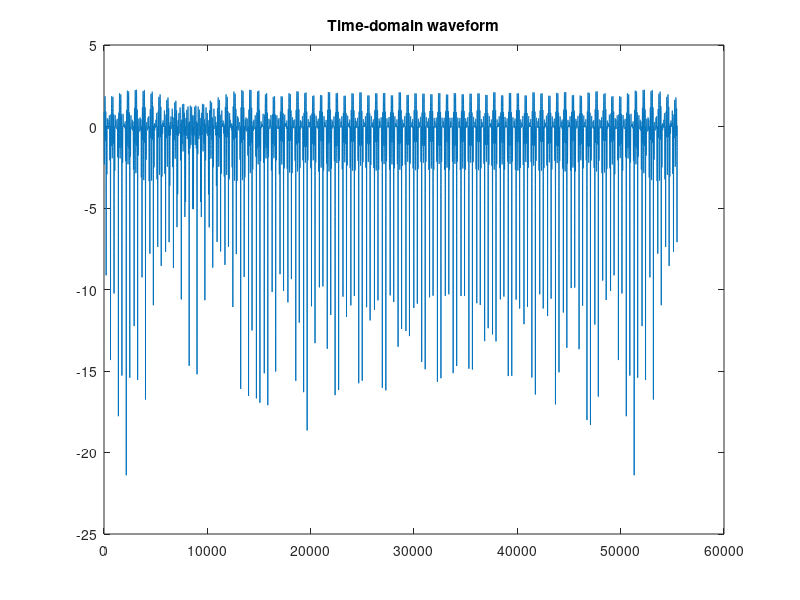
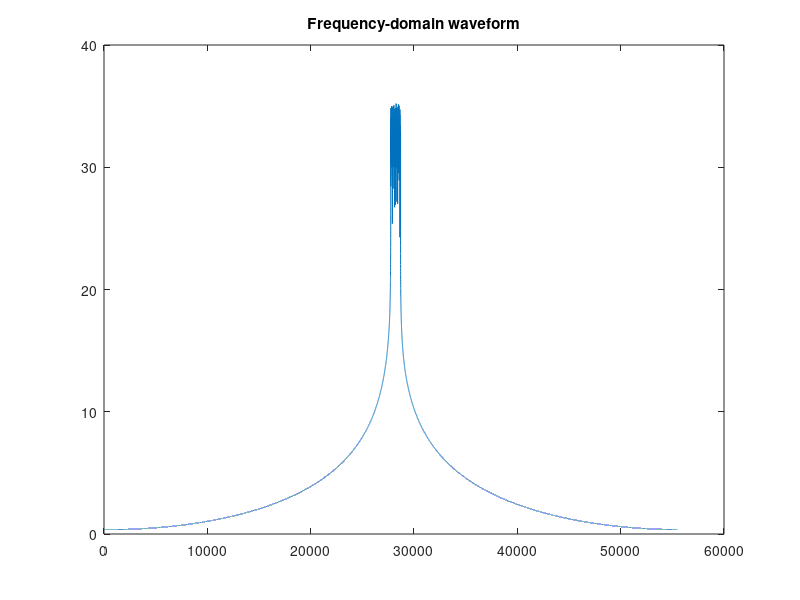

These figures' MATLAB source, in order: (Note: this script raises an error after producing the figures.)
% this is a 5G PRACH format 0 transmission
L=839;

% this is number of samples per bin, floor(L/Ncs) gives the number of cyclic shifts, see below
Ncs=26;
% this is the FFT size for the generation/reception of PRACH
N=49152;
% this is the length of the cyclic prefix for PRACH
Ncp=6336;


% 6-bit data messages for 3 transmitters / UEs
preamble_index1=63;
preamble_index2=31;
preamble_index3=11;

% up to 6 Zadoff-Chu root sequences for this format
utab=[129 710 140 699 120 719];
% number of cyclic shifts
nshifts = floor(L/Ncs)
% number of Zadoff-Chu sequences required
nseq = ceil(64/nshifts)

% index of the preamble sequence to use
uind1=floor(preamble_index1/nshifts)
uind2=floor(preamble_index2/nshifts)
uind3=floor(preamble_index3/nshifts)
% index of cyclic shift to use
nuind1=rem(preamble_index1,nshifts)
nuind2=rem(preamble_index2,nshifts)
nuind3=rem(preamble_index3,nshifts)
if (uind1>=length(utab) || uind2>=length(utab) || uind3>=length(utab)) 
  fprintf("ERROR tab length %d : %d %d %d",length(utab),uind1,uind1,uind3) 
end

% These are the Zadoff-Chu Sequence generators (time-domain) 
% for the 3 transmitters
xu1 = exp(-j*pi*utab(1+uind1)*(0:838).*(1:839)/839);
xu2 = exp(-j*pi*utab(1+uind2)*(0:838).*(1:839)/839);
xu3 = exp(-j*pi*utab(1+uind3)*(0:838).*(1:839)/839);

% implement cyclic-shifts
% Note we do this in the time-domain and then do an 839-point fft here in MATLAB
% This is not usually done in practice because of the complexity of the FFT (i.e. a large prime number)
% There is a way to compute the Fourier transform directly and then perform the cyclic shift by a multiplication of a phasor in the frequency-domain.

xuv1 = xu1; 
xuv2 = xu2;
xuv3 = xu3;
for (n=0:838)
  xuv1(n+1) = xu1(1+rem(n+(Ncs*nuind1),839));
  yuv1 = fft(xuv1);
  xuv2(n+1) = xu2(1+rem(n+(Ncs*nuind2),839));
  yuv2 = fft(xuv2);
  xuv3(n+1) = xu3(1+rem(n+(Ncs*nuind3),839));
  yuv3 = fft(xuv3);
end

% put the PRACH in the lowest frequency (positive) subcarriers starting at carrier 7
Xuv1 = zeros(1,49152);
Xuv1(7+(1:839)) = yuv1;
Xuv2 = zeros(1,49152);
Xuv2(7+(1:839)) = yuv2;
Xuv3 = zeros(1,49152);
Xuv3(7+(1:839)) = yuv3;

% bring to time-domain
xuv1_49152 = ifft(Xuv1);
xuv2_49152 = ifft(Xuv2);
xuv3_49152 = ifft(Xuv3);

% add cyclic prefix
xuv1_49152 = [xuv1_49152((49152-6335):end) xuv1_49152];
xuv2_49152 = [xuv2_49152((49152-6335):end) xuv2_49152];
xuv3_49152 = [xuv3_49152((49152-6335):end) xuv3_49152];

% normalizes the transmit signal to unit-energy
xuv1_49152 = xuv1_49152/sqrt(sum(abs(xuv1_49152).^2)/length(xuv1_49152));
en1=mean(abs(xuv1_49152).^2)
xuv2_49152 = xuv2_49152/sqrt(sum(abs(xuv2_49152).^2)/length(xuv2_49152));
en2=mean(abs(xuv2_49152).^2)
xuv3_49152 = xuv3_49152/sqrt(sum(abs(xuv3_49152).^2)/length(xuv3_49152));
en3=mean(abs(xuv3_49152).^2)

% Plot the time-domain and frequency-domain waveform (xuv1)
figure(1)
plot(10*log10(abs(xuv1_49152))), title('Time-domain waveform')

figure(2)
plot(10*log10(abs(fftshift(fft(xuv1_49152))))), title('Frequency-domain waveform')

% Question: What can you say regarding the frequency span (approximately how many PRBs does this waveform occupy
%The frequemcy span is calculated below in Hz
span = length(find(10*log10(abs(fftshift(fft(xuv1_49152))))>25));
%The number of PRBs are given by
size_PRB = 12*30; % since mu is 1 we have 12 subcarriers * 30
PRBs = round(span/size_PRB); % 3

% simulate time-delay
delay1=300;
delay2=140;
delay3=40;
delaymax = 1+max([delay1 delay2 delay3]);
xuv1_49152 = [zeros(1,delay1) xuv1_49152 zeros(1,delaymax-delay1)];
xuv2_49152 = [zeros(1,delay2) xuv2_49152 zeros(1,delaymax-delay2)];
xuv3_49152 = [zeros(1,delay3) xuv3_49152 zeros(1,delaymax-delay3)];

SNR=0;
snr=10.^(.1*SNR);
noise1 = sqrt(.5/snr)*(randn(1,length(xuv1_49152))+sqrt(-1)*randn(1,length(xuv1_49152)));
noise2 = sqrt(.5/snr)*(randn(1,length(xuv1_49152))+sqrt(-1)*randn(1,length(xuv1_49152)));
rxsig1_justnoise = xuv1_49152 + noise1;
rxsig2_justnoise = xuv1_49152 + xuv2_49152 + xuv3_49152 + noise2;

% do TDL-C channel generation
fs=61.44e6;
SCS=30e3;
DS=300e-9;

H=get_tdl(fs,SCS,[0:105],DS,'tdlc');
H2 = zeros(1,2048);
halflength =53*12;
H2((2048-(halflength-1)):2048) = H(1:halflength);
H2(1:halflength) = H(halflength+(1:halflength));
h1 = ifft(H2)*sqrt(2048);

H=get_tdl(fs,SCS,[0:105],DS,'tdlc');
H2 = zeros(1,2048);
halflength =53*12;
H2((2048-(halflength-1)):2048) = H(1:halflength);
H2(1:halflength) = H(halflength+(1:halflength));
h2 = ifft(H2)*sqrt(2048);

H=get_tdl(fs,SCS,[0:105],DS,'tdlc');
H2 = zeros(1,2048);
halflength =53*12;
H2((2048-(halflength-1)):2048) = H(1:halflength);
H2(1:halflength) = H(halflength+(1:halflength));
h3 = ifft(H2)*sqrt(2048);

rxsig3_noiseandchannel = conv(h1,xuv1_49152);
rxsig3_noiseandchannel = rxsig3_noiseandchannel + sqrt(.5/snr)*(randn(1,length(rxsig3_noiseandchannel))+sqrt(-1)*randn(1,length(rxsig3_noiseandchannel)));

rxsig4_noiseandchannel = conv(h1,xuv1_49152) + conv(h2,xuv2_49152) + conv(h3,xuv3_49152);
rxsig4_noiseandchannel = rxsig4_noiseandchannel + sqrt(.5/snr)*(randn(1,length(rxsig4_noiseandchannel))+sqrt(-1)*randn(1,length(rxsig4_noiseandchannel)));



% What to do now
% a) implement the receiver using a frequency-domain correlation using the Zadoff-Chu sequences generation method as above

%https://www.rfwireless-world.com/5G/5G-NR-Zadoff-chu-sequence.html
%https://se.mathworks.com/help/lte/ug/synchronization-signals-pss-and-sss.html
X_uv = [ exp(-j*pi*utab(1)*(0:L-1).*(1:L)/L); exp(-j*pi*utab(2)*(0:L-1).*(1:L)/L); ]; %Channel, utab(1) and utab(2) because nseq=2

%% Rxsig1
%close all
rxsig1_remove_prefix = rxsig1_justnoise(Ncp + 1 : N); %Removing prefix (Ncp=6336)
rxsig1_fft = fft(rxsig1_remove_prefix,N); %N-point fft
rxsig1_freq_cut = rxsig1_fft((7+(1:L))); % k bar is 7

X1_uv_freq = fft(X_uv(1,:), L); %First column of X_uv (with utab(1))
X2_uv_freq = fft(X_uv(2,:), L); %Second column of X_uv (with utab(2))

rxsig1_freq_corr1 = rxsig1_freq_cut.*conj(X1_uv_freq); %Correlated in frequency domain with the first column of the channel
rxsig1_freq_corr2 = rxsig1_freq_cut.*conj(X2_uv_freq); %Correlated in frequency domain with the second column of the channel

rxsig1_time1 = ifft(rxsig1_freq_corr1,L); % inverse fourier transform
rxsig1_time2 = ifft(rxsig1_freq_corr2,L); % inverse fourier transform

figure(3)
plot(abs(rxsig1_time1));
%title("Correlation of rxsig1");
hold on;
plot(abs(rxsig1_time2));
title("Correlation of rxsig1 with the receiver");
xlabel("Lag") 
ylabel("Correlation") 
legend("Correlation 1", "Correlation 2");
hold off;

%Explanation: We can see from the figure that the correlation 2 has a strong peak a
%little after 0 (lag 40). Here, the lag is 0, which tells us that the rxsig1 is received by the 2nd
%Zadoff-chu sequence. Nothing for correlation 1.

%% Rxsig2
%close all
rxsig2_remove_prefix = rxsig2_justnoise(Ncp + 1 : N); %Removing prefix (Ncp=6336)
rxsig2_fft = fft(rxsig2_remove_prefix,N); %N-point fft
rxsig2_freq_cut = rxsig2_fft((7+(1:L))); % k bar is 7

rxsig2_freq_corr1 = rxsig2_freq_cut.*conj(X1_uv_freq); %Correlated in frequency domain with the first column of the channel
rxsig2_freq_corr2 = rxsig2_freq_cut.*conj(X2_uv_freq); %Correlated in frequency domain with the second column of the channel

rxsig2_time1 = ifft(rxsig2_freq_corr1,L); % inverse fourier transform
rxsig2_time2 = ifft(rxsig2_freq_corr2,L); % inverse fourier transform

figure(4)
plot(abs(rxsig2_time1));
hold on;
plot(abs(rxsig2_time2));
title("Correlation of rxsig2 with the receiver");
xlabel("Lag") 
ylabel("Correlation") 
legend("Correlation 1", "Correlation 2");

%Explanation: We can see from the figure that the correlation 1 has a strong peak a
%little after 0 (lag 40)  and again at approx. lag 555 which tells us that the rxsig2 is received by the 1st
%Zadoff-chu sequence. Correlation 2 also has a peak a little after 0 which
%means rxsig2 is also received by the 2nd column. (?????)

%% Rxsig3
%close all
rxsig3_remove_prefix = rxsig3_noiseandchannel(Ncp + 1 : N); %Removing prefix (Ncp=6336)
rxsig3_fft = fft(rxsig3_remove_prefix,N); %N-point fft
rxsig3_freq_cut = rxsig3_fft((7+(1:L))); % k bar is 7

rxsig3_freq_corr1 = rxsig3_freq_cut.*conj(X1_uv_freq); %Correlated in frequency domain with the first column of the channel
rxsig3_freq_corr2 = rxsig3_freq_cut.*conj(X2_uv_freq); %Correlated in frequency domain with the second column of the channel

rxsig3_time1 = ifft(rxsig3_freq_corr1,L); % inverse fourier transform
rxsig3_time2 = ifft(rxsig3_freq_corr2,L); % inverse fourier transform

figure(5)
plot(abs(rxsig3_time1));
hold on;
plot(abs(rxsig3_time2));
title("Correlation of rxsig3 with the receiver");
xlabel("Lag") 
ylabel("Correlation") 
legend("Correlation 1", "Correlation 2");

%Similar to rxsig1, but stronger peak for correlation 2 and a little more noise for
%correlation 1, but no peak.

%% Rxsig4
%close all
rxsig4_remove_prefix = rxsig4_noiseandchannel(Ncp + 1 : N); %Removing prefix (Ncp=6336)
rxsig4_fft = fft(rxsig4_remove_prefix,N); %N-point fft
rxsig4_freq_cut = rxsig4_fft((7+(1:L))); % k bar is 7

rxsig4_freq_corr1 = rxsig4_freq_cut.*conj(X1_uv_freq); %Correlated in frequency domain with the first column of the channel
rxsig4_freq_corr2 = rxsig4_freq_cut.*conj(X2_uv_freq); %Correlated in frequency domain with the second column of the channel

rxsig4_time1 = ifft(rxsig4_freq_corr1,L); % inverse fourier transform
rxsig4_time2 = ifft(rxsig4_freq_corr2,L); % inverse fourier transform

figure(6)
plot(abs(rxsig4_time1));
hold on;
plot(abs(rxsig4_time2));
title("Correlation of rxsig4 with the receiver");
xlabel("Lag") 
ylabel("Correlation") 
legend("Correlation 1", "Correlation 2");

%Similar to rxsig2, but now, correlation 1 has a way stronger peak at lag 555,
%and the peak at lag 40 is the same.
%For correlation 2 there is only one peak at lag 40, and this correlation
%is stronger than for rxsig2.

% b) show how the data detection and time-delay estimation
%% Time-delay estimation of correlations (prob. not needed for every correlation?)

%Time-delay of rxsig1 correlation 1
[~, lag] = max(abs(rxsig1_time1)) %index (lag) and value of the maximum peak in correlation
bin = floor(lag/nshifts); %binary index of peak
sig_start = (bin-1)*Ncs - 1;
delay = lag - sig_start;
time_delays(1) = delay;


%Time-delay of rxsig2 correlation 1
[~, lag] = max(abs(rxsig2_time1))
bin = floor(lag/nshifts);
sig_start = (bin-1)*Ncs - 1;
delay = lag - sig_start;
time_delays(2) = delay;

%Time-delay of rxsig3 correlation 1
[~, lag] = max(abs(rxsig3_time1))
bin = floor(lag/nshifts);
sig_start = (bin-1)*Ncs - 1;
delay = lag - sig_start;
time_delays(3) = delay

%Time-delay of rxsig4 correlation 1
[~, lag] = max(abs(rxsig4_time1));
bin = floor(lag/nshifts);
sig_start = (bin-1)*Ncs - 1;
delay = lag - sig_start;
time_delays(4) = delay

%Time-delay of rxsig1 correlation 2
[~, lag] = max(abs(rxsig1_time2));
bin = floor(lag/nshifts);
sig_start = (bin-1)*Ncs - 1;
delay = lag - sig_start;
time_delays(5) = delay;

%Time-delay of rxsig2 correlation 2
[~, lag] = max(abs(rxsig2_time2));
bin = floor(lag/nshifts);
sig_start = (bin-1)*Ncs - 1;
delay = lag - sig_start;
time_delays(6) = delay;

%Time-delay of rxsig3 correlation 2
[~, lag] = max(abs(rxsig3_time2));
bin = floor(lag/nshifts);
sig_start = (bin-1)*Ncs - 1;
delay = lag - sig_start;
time_delays(7) = delay;

%Time-delay of rxsig4 correlation 2
[~, lag] = max(abs(rxsig4_time2));
bin = floor(lag/nshifts);
sig_start = (bin-1)*Ncs - 1;
delay = lag - sig_start;
time_delays(8) = delay

